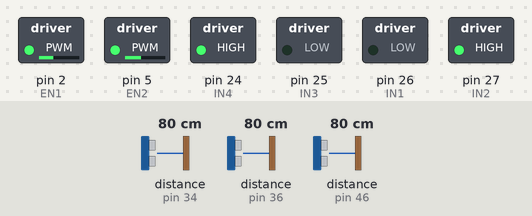
This sketch was run on a simulated Arduino Mega 2560, built with avr-gcc and run on an emulated ATmega2560. Shown: switched loads named in the sketch (green lamp = pin HIGH). Inputs (shaded band) come from the test bench; at power-on: distance to the obstacle (sensors on pin 46, pin 34, pin 36) 80 cm. The echo pulse lasts 58.3 µs per cm; what the sketch prints to the serial monitor is not drawn.

Above: at 1.2 s.
1.3 s: distance to the obstacle (sensor on pin 46) set to 12 cm
2.8 s: distance to the obstacle (sensor on pin 46) set to 9 cm
At 4.1 s:
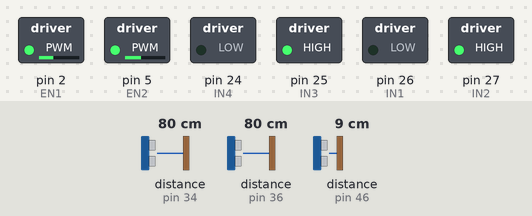
4.4 s: distance to the obstacle (sensor on pin 34) set to 22 cm
5.9 s: distance to the obstacle (sensor on pin 34) set to 17 cm
At 6.5 s:
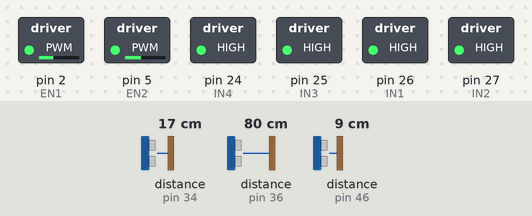
8.9 s: distance to the obstacle (sensor on pin 36) set to 2 cm
11.9 s: distance to the obstacle (sensor on pin 34) set to 35 cm
At 12.4 s:
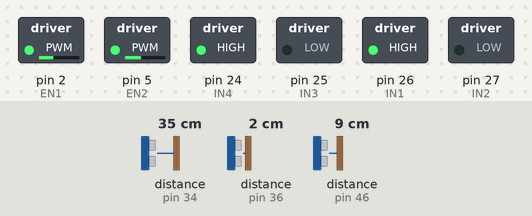
Timing chart, 0 to 14.5 s (numbered marks = the images above; inputs shaded):
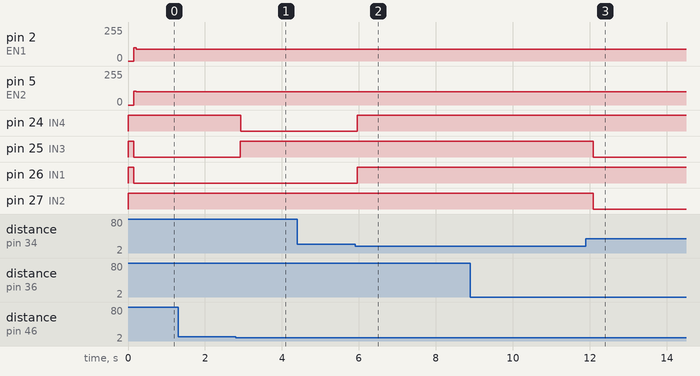

Measured:
- the behaviour switches between 11 and 10 cm on distance to the obstacle (sensor on pin 46) (found by bisection; images 0 and 1)
- the behaviour switches between 20 and 19 cm on distance to the obstacle (sensor on pin 34) (found by bisection; images 1 and 2)
- after the input at 2.8 s, pin 24 (IN4): HIGH → LOW after 0.12 s; pin 25 (IN3): LOW → HIGH after 0.12 s
- after the input at 5.9 s, pin 24 (IN4), pin 26 (IN1): LOW → HIGH after 0.06 s
- after the input at 11.9 s, pin 25 (IN3), pin 27 (IN2): HIGH → LOW after 0.19 s

The sketch:

turn_try_sid.ino
```cpp
#include <NewPing.h>
#define SONAR_NUM     3 // Number or sensors.
#define MAX_DISTANCE 400 // Maximum distance (in cm) to ping.
#define PING_INTERVAL 66 // Milliseconds between sensor pings (29ms is about the min to avoid cross-sensor echo).
#define THRES 20
#define THRESH_UP 10
#define ERROR_THRESH 20
#define TURN_THRES 40
#define THRES_FOR 10


#define IN1 26
#define IN2 27
#define IN4 24
#define IN3 25
#define EN1 2
#define EN2 5


int flag_turn = 0;
unsigned long pingTimer[SONAR_NUM]; // Holds the times when the next ping should happen for each sensor.
unsigned int cm[SONAR_NUM];         // Where the ping distances are stored.
uint8_t currentSensor = 0;          // Keeps track of which sensor is active.
int cycle = 0;
void turnright();
void turnleft();
void correctright();
void correctleft();
void goforward();
void stall();
int left;
int right;
int forw;
int leftstatus = 0;
int movestatus = 1;

NewPing sonar[SONAR_NUM] = {     // Sensor object array. trig followed by echo
  NewPing(37, 36, MAX_DISTANCE), // left
  NewPing(47, 46, MAX_DISTANCE), //forw
  NewPing(35, 34, MAX_DISTANCE), // right
};

void setup()
{
  Serial.begin(115200);
  pingTimer[0] = millis() + 75;           // First ping starts at 75ms, gives time for the Arduino to chill before starting.
  for (uint8_t i = 1; i < SONAR_NUM; i++) // Set the starting time for each sensor.
    pingTimer[i] = pingTimer[i - 1] + PING_INTERVAL;

  pinMode(IN1, OUTPUT); //left Motor input 1
  pinMode(IN2, OUTPUT); //left Motor input 2
  pinMode(IN4, OUTPUT); //right Motor input 1
  pinMode(IN3, OUTPUT); //right Motor input 2

}


void loop()
{

  get_distance_all_sensors();


  if (movestatus == 1)
  {
    while (forw > THRES_FOR)
    {
      if (right == left)
      {
        goforward();
      }
      else if (right > left)
      {
        correctleft();
      }
      else if (left > right)
      {
        correctright();
      }
      get_distance_all_sensors();
    }
    movestatus = 0;
    stall();
  }

  else if (movestatus == 0)
  {
    int temp_left, temp_forw, temp_right;
    temp_left = left;
    temp_forw = forw;
    temp_right = right;

    if (left > THRES && right < THRES)
      leftstatus = 1;
    else if (left < THRES && right > THRES)
      leftstatus = 0;

    if (leftstatus == 1)
    {
      while (fabs(right - temp_forw) > THRESH_UP && fabs(forw - temp_right) > THRESH_UP)
      {
        turnleft();
        get_distance_all_sensors();
      }
    }
    else if (leftstatus == 0)
    {
      while (fabs(right - temp_forw) > THRESH_UP && fabs(forw - temp_right) > THRESH_UP)
      {
        turnright();
        get_distance_all_sensors();
      }
    }
    movestatus = 1;
  }
}

void get_distance_all_sensors()
{
  for (uint8_t i = 0; i < SONAR_NUM; i++)
  { // Loop through all the sensors.
    if (millis() >= pingTimer[i])
    { // Is it this sensor's time to ping?
      pingTimer[i] += PING_INTERVAL * SONAR_NUM;  // Set next time this sensor will be pinged.
      if (i == 0 && currentSensor == SONAR_NUM - 1) //oneSensorCycle(); // Sensor ping cycle complete, do something with the results.
        sonar[currentSensor].timer_stop();          // Make sure previous timer is canceled before starting a new ping (insurance).
      currentSensor = i;                          // Sensor being accessed.
      cm[currentSensor] = MAX_DISTANCE;                      // Make distance zero in case there's no ping echo for this sensor.
      sonar[currentSensor].ping_timer(echoCheck); // Do the ping (processing continues, interrupt will call echoCheck to look for echo).
    }
  }  //
  left = cm[0];
  forw = cm[1];
  right = cm[2];

  Serial.print("Left: ");
  Serial.print(left);
  Serial.print(" Forw: ");
  Serial.print(forw);
  Serial.print(" Right: ");
  Serial.println(right);
}

void goforward()
{
  Serial.println("###########GOING FORWARD ###########");
  digitalWrite(IN1, LOW);
  digitalWrite(IN2, HIGH);
  digitalWrite(IN3, LOW);
  digitalWrite(IN4, HIGH);
  analogWrite(EN1, 90);
  analogWrite(EN2, 100);
}

void turnleft()
{
  Serial.println("###########LEFT TURN ###########");
  digitalWrite(IN1, LOW);
  digitalWrite(IN2, HIGH);
  digitalWrite(IN3, HIGH);
  digitalWrite(IN4, LOW);

}

void turnright()
{
  Serial.println("###########RIGHT TURN ###########");
  digitalWrite(IN1, HIGH);
  digitalWrite(IN2, LOW);
  digitalWrite(IN3, LOW);
  digitalWrite(IN4, HIGH);

}
void correctright()
{
  Serial.println("********CORRECTING TOWARDS RIGHT***********");
  digitalWrite(IN1, LOW);
  digitalWrite(IN2, HIGH);
  digitalWrite(IN3, LOW);
  digitalWrite(IN4, HIGH);

  analogWrite(EN1, 100);
  analogWrite(EN2, 105);
}

void correctleft()
{
  Serial.println("%%%%%%%%CORRECTING TOWARDS LEFT%%%%%%%%%%");
  digitalWrite(IN1, LOW);
  digitalWrite(IN2, HIGH);
  digitalWrite(IN3, LOW);
  digitalWrite(IN4, HIGH);
  analogWrite(EN1, 120);
  analogWrite(EN2, 80);
}

void stall()
{
  digitalWrite(IN1, HIGH);
  digitalWrite(IN2, HIGH);
  digitalWrite(IN3, HIGH);
  digitalWrite(IN4, HIGH);
}

void echoCheck() { // If ping received, set the sensor distance to array.
  if (sonar[currentSensor].check_timer())
    cm[currentSensor] = sonar[currentSensor].ping_result / US_ROUNDTRIP_CM;
}

void oneSensorCycle() { // Sensor ping cycle complete, do something with the results.
  for (uint8_t i = 0; i < SONAR_NUM; i++) {
    Serial.print(i);
    Serial.print("=");
    Serial.print(cm[i]);
    Serial.print("cm ");
  }
  Serial.println();
}
```
